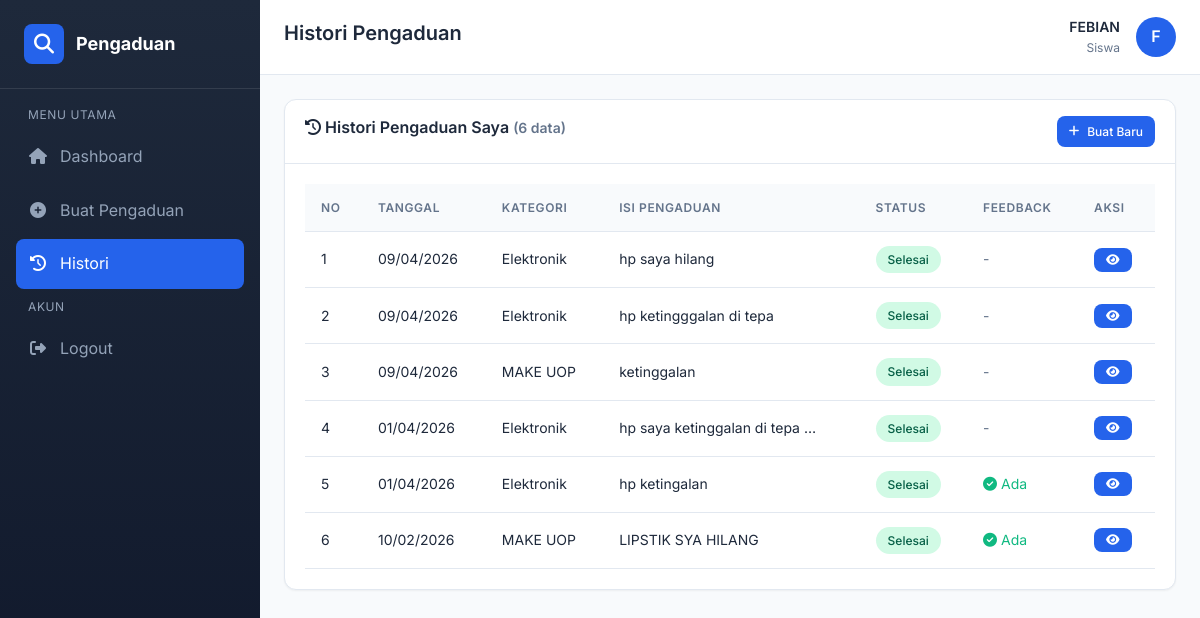
/index.php?page=siswa_histori (signed in), run on the app's committed database.
### tables this page shows
CREATE TABLE `input_aspirasi` (
  `id_pelaporan` int NOT NULL,
  `nis` int NOT NULL,
  `id_kategori` int NOT NULL,
  `kelas` varchar(100) NOT NULL,
  `isi_text` text NOT NULL,
  `isi_gambar` varchar(255) DEFAULT NULL,
  `tanggal` date NOT NULL
);

CREATE TABLE `kategori` (
  `id_kategori` int NOT NULL,
  `ket_kategori` varchar(50) NOT NULL
);

### controllers/SiswaController.php (called while the page is built, shortened)
<?php
require_once __DIR__ . '/../models/InputAspirasi.php';
class SiswaController {
    private $inputAspirasiModel;
    public function __construct() {
        $this->inputAspirasiModel = new InputAspirasi();
    }
    public function histori() {
        $nis = $_SESSION['user_id'];
        $aspirasiList = $this->inputAspirasiModel->getByNis($nis);
        require_once __DIR__ . '/../views/siswa/histori.php';
    }
}

### config/Database.php (called while the page is built, shortened)
<?php
class Database {
    private static $instance = null;
    private $connection;
    private $host = 'localhost';
    private $db_name = 'db_pengaduan_kehilangan_siswa';
    private $username = 'root';
    private $password = '';
    private $charset = 'utf8mb4';
    private function __construct() {
        try {
            $dsn = "mysql:host={$this->host};dbname={$this->db_name};charset={$this->charset}";
            $options = [
                PDO::ATTR_ERRMODE => PDO::ERRMODE_EXCEPTION,
                PDO::ATTR_DEFAULT_FETCH_MODE => PDO::FETCH_ASSOC,
                PDO::ATTR_EMULATE_PREPARES => false,
            ];
            $this->connection = new PDO($dsn, $this->username, $this->password, $options);
        } catch (PDOException $e) {
            die("Koneksi database gagal: " . $e->getMessage());
        }
    }
    public static function getInstance() {
        if (self::$instance === null) {
            self::$instance = new self();
        }
        return self::$instance;
    }
    public function getConnection() {
        return $this->connection;
    }
}

### models/InputAspirasi.php (called while the page is built, shortened)
<?php
require_once __DIR__ . '/../config/Database.php';
class InputAspirasi {
    private $db;
    private $table = 'input_aspirasi';
    public function __construct() {
        $this->db = Database::getInstance()->getConnection();
    }
    public function getByNis($nis) {
        $sql = "SELECT ia.*, s.nama_siswa, k.ket_kategori,
                       COALESCE(a.status, 'Menunggu') as status,
                       a.feedback, a.id_aspirasi
                FROM {$this->table} ia
                LEFT JOIN siswa s ON ia.nis = s.nis
                LEFT JOIN kategori k ON ia.id_kategori = k.id_kategori
                LEFT JOIN aspirasi a ON ia.id_pelaporan = a.id_pelaporan
                WHERE ia.nis = :nis
                ORDER BY ia.tanggal DESC";
        $stmt = $this->db->prepare($sql);
        $stmt->execute(['nis' => $nis]);
        return $stmt->fetchAll();
    }
}

### views/siswa/histori.php (the view, shortened to what this page needs)
<div class="card">
    <div class="card-header">
        <h3 class="card-title">
            <i class="fas fa-history"></i> Histori Pengaduan Saya
            <span class="text-muted text-sm">(<?= count($aspirasiList) ?> data)</span>
        </h3>
        <a href="index.php?page=siswa_create" class="btn btn-sm btn-primary">
            <i class="fas fa-plus"></i> Buat Baru
        </a>
    </div>
    <div class="card-body">
        <?php if (empty($aspirasiList)): ?>
        <div class="empty-state">
            <div class="empty-state-icon"><i class="fas fa-inbox"></i></div>
            <div class="empty-state-title">Belum Ada Pengaduan</div>
            <div class="empty-state-desc">Anda belum pernah membuat pengaduan kehilangan.</div>
            <a href="index.php?page=siswa_create" class="btn btn-primary">
                <i class="fas fa-plus-circle"></i> Buat Pengaduan
            </a>
        </div>
        <?php else: ?>
        <div class="table-container">
            <table class="table">
                <thead>
                    <tr>
                        <th>No</th>
                        <th>Tanggal</th>
                        <th>Kategori</th>
                        <th>Isi Pengaduan</th>
                        <th>Status</th>
                        <th>Feedback</th>
                        <th>Aksi</th>
                    </tr>
                </thead>
                <tbody>
                    <?php $no = 1; foreach ($aspirasiList as $item): ?>
                    <tr>
                        <td><?= $no++ ?></td>
                        <td><?= date('d/m/Y', strtotime($item['tanggal'])) ?></td>
                        <td><?= htmlspecialchars($item['ket_kategori']) ?></td>
                        <td>
                            <div style="max-width: 200px; overflow: hidden; text-overflow: ellipsis; white-space: nowrap;">
                                <?= htmlspecialchars($item['isi_text']) ?>
                            </div>
                        </td>
                        <td>
                            <span class="badge badge-<?= strtolower($item['status']) ?>">
                                <?= $item['status'] ?>
                            </span>
                        </td>
                        <td>
                            <?php if (!empty($item['feedback'])): ?>
                            <span class="text-success"><i class="fas fa-check-circle"></i> Ada</span>
                            <?php else: ?>
                            <span class="text-muted">-</span>
                            <?php endif; ?>
                        </td>
                        <td>
                            <a href="index.php?page=siswa_detail&id=<?= $item['id_pelaporan'] ?>" class="btn btn-sm btn-primary">
                                <i class="fas fa-eye"></i>
                            </a>
                        </td>
                    </tr>
                    <?php endforeach; ?>
                </tbody>
            </table>
        </div>
        <?php endif; ?>
    </div>
</div>
<?php
require_once __DIR__ . '/../layouts/main.php';
?>

### assets/css/style.css (style rules this page uses)
:root { --primary: #2563eb; --primary-dark: #1d4ed8; --primary-light: #3b82f6; --secondary: #64748b; --success: #10b981; --success-light: #d1fae5; --warning: #f59e0b; --warning-light: #fef3c7; --danger: #ef4444; --danger-light: #fee2e2; --info: #06b6d4; --info-light: #cffafe; --bg-light: #f8fafc; --bg-white: #ffffff; --bg-dark: #1e293b; --text-dark: #1e293b; --text-muted: #64748b; --text-light: #94a3b8; --border-color: #e2e8f0; --shadow-sm: 0 1px 2px 0 rgb(0 0 0 / 0.05); --shadow: 0 4px 6px -1px rgb(0 0 0 / 0.1); --shadow-lg: 0 10px 15px -3px rgb(0 0 0 / 0.1); --radius-sm: 0.375rem; --radius: 0.5rem; --radius-lg: 0.75rem; --radius-xl: 1rem; --transition: all 0.3s ease; }
* { margin: 0; padding: 0; box-sizing: border-box; }
body { font-family: 'Inter', -apple-system, BlinkMacSystemFont, 'Segoe UI', Roboto, sans-serif; background-color: var(--bg-light); color: var(--text-dark); line-height: 1.6; min-height: 100vh; }
a { text-decoration: none; color: inherit; }
h1, h2, h3, h4, h5, h6 { font-weight: 600; line-height: 1.3; margin-bottom: 0.5rem; }
h3 { font-size: 1.25rem; }
.card { background: var(--bg-white); border-radius: var(--radius-lg); box-shadow: var(--shadow-sm); border: 1px solid var(--border-color); overflow: hidden; }
.card-header { padding: 1rem 1.25rem; border-bottom: 1px solid var(--border-color); display: flex; justify-content: space-between; align-items: center; }
.card-title { font-weight: 600; font-size: 1rem; }
.card-body { padding: 1.25rem; }
.table-container { overflow-x: auto; }
.table { width: 100%; border-collapse: collapse; }
.table th, .table td { padding: 0.875rem 1rem; text-align: left; border-bottom: 1px solid var(--border-color); }
.table th { background: var(--bg-light); font-weight: 600; font-size: 0.75rem; text-transform: uppercase; letter-spacing: 0.05em; color: var(--text-muted); }
.table td { font-size: 0.875rem; }
.btn { display: inline-flex; align-items: center; justify-content: center; gap: 0.5rem; padding: 0.625rem 1.25rem; font-size: 0.875rem; font-weight: 500; border-radius: var(--radius); border: none; cursor: pointer; transition: var(--transition); text-decoration: none; }
.btn-sm { padding: 0.375rem 0.75rem; font-size: 0.75rem; }
.btn-primary { background: var(--primary); color: white; }
.badge { display: inline-flex; align-items: center; padding: 0.25rem 0.75rem; font-size: 0.75rem; font-weight: 500; border-radius: 9999px; }
.badge-selesai { background: var(--success-light); color: #065f46; }
.text-muted { color: var(--text-muted); }
.text-success { color: var(--success); }
.text-sm { font-size: 0.875rem; }

### data on the page
input_aspirasi: tanggal "09/04/2026", id_kategori.ket_kategori "Elektronik", isi_text "hp saya hilang", status "Selesai"
input_aspirasi: tanggal "09/04/2026", id_kategori.ket_kategori "Elektronik", isi_text "hp ketingggalan di tepa", status "Selesai"
input_aspirasi: tanggal "09/04/2026", id_kategori.ket_kategori "MAKE UOP", isi_text "ketinggalan", status "Selesai"
input_aspirasi: tanggal "01/04/2026", id_kategori.ket_kategori "Elektronik", isi_text "hp saya ketinggalan di tepa…", status "Selesai"
input_aspirasi: tanggal "01/04/2026", id_kategori.ket_kategori "Elektronik", isi_text "hp ketingalan", status "Selesai", shows "Ada"
input_aspirasi: tanggal "10/02/2026", id_kategori.ket_kategori "MAKE UOP", isi_text "LIPSTIK SYA HILANG", status "Selesai", shows "Ada"

### other printed values
$pageTitle "Histori Pengaduan"
$_SESSION['username'] "FEBIAN"
$_SESSION['role'] "Siswa"
substr($_SESSION['username'] ?? $_SESSION['nama'] ?? 'U', 0, 1) "F"
count($aspirasiList) "6"
